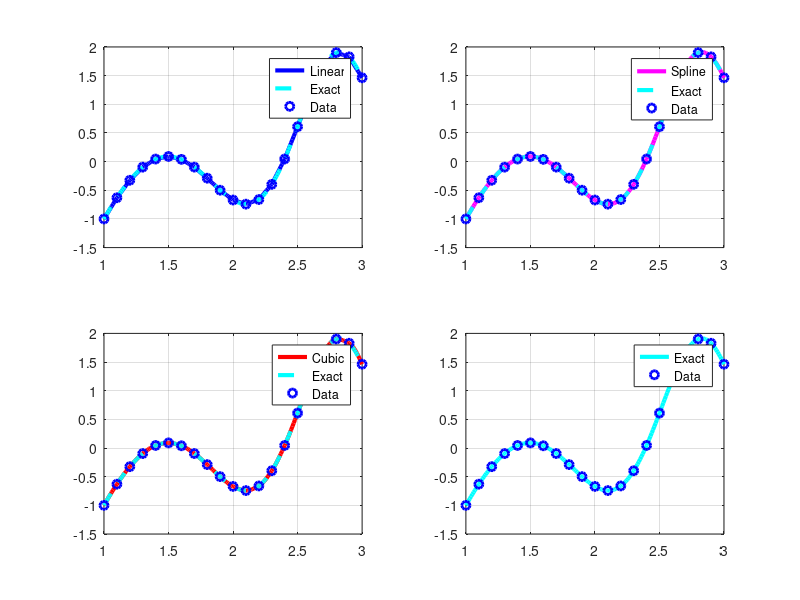

Recreate this plot in MATLAB. (Note: this script raises an error after producing the figure.)
%===================================
% APPROXIMATION VIA SPLINES
%===================================
clear;
clc;
tic
%===================================
% DATA
%===================================
a = 1; b = 3;
x = a : 0.1 : b;
%y = 1./(1+25*x.^2);
%y = 1./(5+x.^2+x.^3);
%y = sqrt(x.^2+1)./(1+sin(x).^2)+1./(x.^2+3);
y = sin(x.^2)+log(x-sin(x));
%===================================
% FINER GRID FOR INTERPOLATING
%===================================
xi = a : 0.01 : b;
%yi = 1./(1+25*xi.^2);
%yi = 1./(5+xi.^2+xi.^3);
%yi = sqrt(xi.^2+1)./(1+sin(xi).^2)+1./(xi.^2+3);
yi = sin(xi.^2)+log(xi-sin(xi));
%===================================
% A FEW TYPES OF SPLINES
%===================================
y1 = interp1(x,y,xi,'linear');
y2 = interp1(x,y,xi,'spline');
y3 = interp1(x,y,xi,'cubic');
%===================================
% PLOTTING SPLINES IN SUBWINDOWS AND 
% COMPARING WITH THE EXACT FUNCTION 
%===================================
figure(1)
%%%
subplot(2,2,1)
%%%
plot(xi,y1,'b','LineWidth',3)
hold on
grid on
plot(xi,yi,'cyan--','LineWidth',3)
plot(x,y,'bo','LineWidth',2)
legend('Linear','Exact','Data')
%%%
subplot(2,2,2)
%%%
plot(xi,y2,'m','LineWidth',3)
hold on
grid on
plot(xi,yi,'cyan--','LineWidth',3)
plot(x,y,'bo','LineWidth',2)
legend('Spline','Exact','Data')
%%%
subplot(2,2,3)
%%%
plot(xi,y3,'r','LineWidth',3)
hold on
grid on
plot(xi,yi,'cyan--','LineWidth',3)
plot(x,y,'bo','LineWidth',2)
legend('Cubic','Exact','Data')
%%%
subplot(2,2,4)
%%%
plot(xi,yi,'cyan','LineWidth',3)
hold on
grid on
plot(x,y,'bo','LineWidth',2)
legend('Exact','Data')
%===================================
% ABSOLUTE ERRORS
%===================================
abs_err1 = abs(yi-y1);
abs_err2 = abs(yi-y2);
abs_err3 = abs(yi-y3);
%===================================
% RELATIVE ERRORS
%===================================
rel_err1 = max(abs_err1)./abs(max(yi)).*100;
rel_err2 = max(abs_err2)./abs(max(yi)).*100;
rel_err3 = max(abs_err3)./abs(max(yi)).*100;
%===================================
% DISPLAY INFORMATION
%===================================
display('============================================')
display('Maximal absolute error (linear): ')
display(max(abs_err1))
display('Maximal relative error (linear): ')
display(rel_err1)
display('============================================')
%%%
display('============================================')
display('Maximal absolute error (spline): ')
display(max(abs_err2))
display('Maximal relative error (spline): ')
display(rel_err2)
display('============================================')
%%%
display('============================================')
display('Maximal absolute error (cubic): ')
display(max(abs_err3))
display('Maximal relative error (cubic): ')
display(rel_err3)
display('============================================')
%===================================
% INTERPOLATION AT INNER POINTS
%===================================
display('============================================')
x0 = input('Enter a number x0 in [a;b] for interpolating: x0 = ');
index = find(abs(xi-x0)<1.0e-03);
display('Linear: ')
display(y1(index(1)))
display('Spline: ')
display(y2(index(1)))
display('Cubic: ')
display(y3(index(1)))
display('============================================')
toc